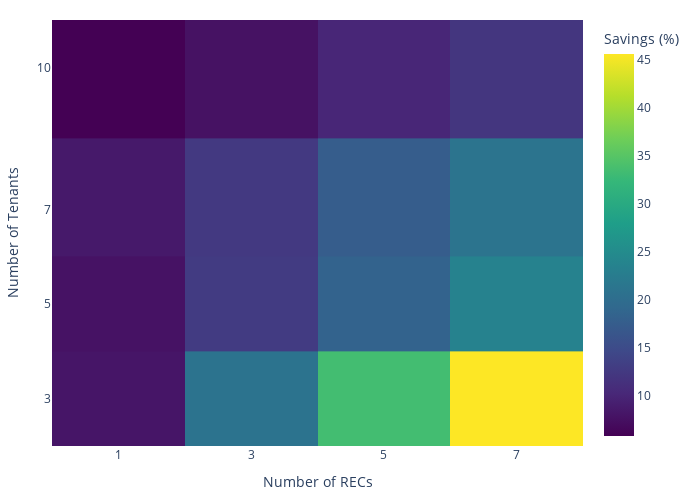

Notebook source saved alongside this figure:
### Code cell
# Pivot the data to make a grid (RECs vs Tenants)
pivot_df = df.pivot(index='Tenants', columns='RECs', values='Best Agent_%')

# Create interpolated heatmap
fig = go.Figure(data=go.Heatmap(
    z=pivot_df.values,
    x=pivot_df.columns,        # RECs
    y=pivot_df.index,          # Tenants
    colorscale='Viridis',
    colorbar=dict(title='Savings (%)'),
    # zsmooth='best',             # Interpolation,
))

fig.update_xaxes(
    tickvals=[1, 3, 5, 7],
    ticktext=["1", "3", "5", "7"],  # Set the tick labels
    range=[0, 8]  # Set the x-axis range
)

fig.update_yaxes(
    tickvals=[3, 5, 7, 10],
    ticktext=["3", "5", "7", "10"],  # Set the tick labels
    range=[2, 11]  # Set the y-axis range
)

fig.update_layout(
    xaxis_title='Number of RECs',
    yaxis_title='Number of Tenants',
    height=500,
    width=700,
    margin=dict(l=20, r=20, t=20, b=20)
)

fig.show()

### Figure 1 — Plotly figure (JSON) as saved in the notebook; plotly's stock layout.template omitted (floating-point values rounded to 4 significant figures)
{"data": [{"colorbar": {"title": {"text": "Savings (%)"}}, "colorscale": [[0, "#440154"], [0.1111, "#482878"], [0.2222, "#3e4989"], [0.3333, "#31688e"], [0.4444, "#26828e"], [0.5556, "#1f9e89"], [0.6667, "#35b779"], [0.7778, "#6ece58"], [0.8889, "#b5de2b"], [1, "#fde725"]], "type": "heatmap", "x": [1, 3, 5, 7], "y": [3, 5, 7, 10], "z": [[8.058, 20.99, 33.43, 45.58], [7.737, 12.8, 18.36, 23.4], [8.482, 12.54, 17.44, 21.15], [5.774, 7.652, 10.02, 12.14]]}], "layout": {"height": 500, "margin": {"b": 20, "l": 20, "r": 20, "t": 20}, "width": 700, "xaxis": {"range": [0, 8], "ticktext": ["1", "3", "5", "7"], "tickvals": [1, 3, 5, 7], "title": {"text": "Number of RECs"}}, "yaxis": {"range": [2, 11], "ticktext": ["3", "5", "7", "10"], "tickvals": [3, 5, 7, 10], "title": {"text": "Number of Tenants"}}}}
